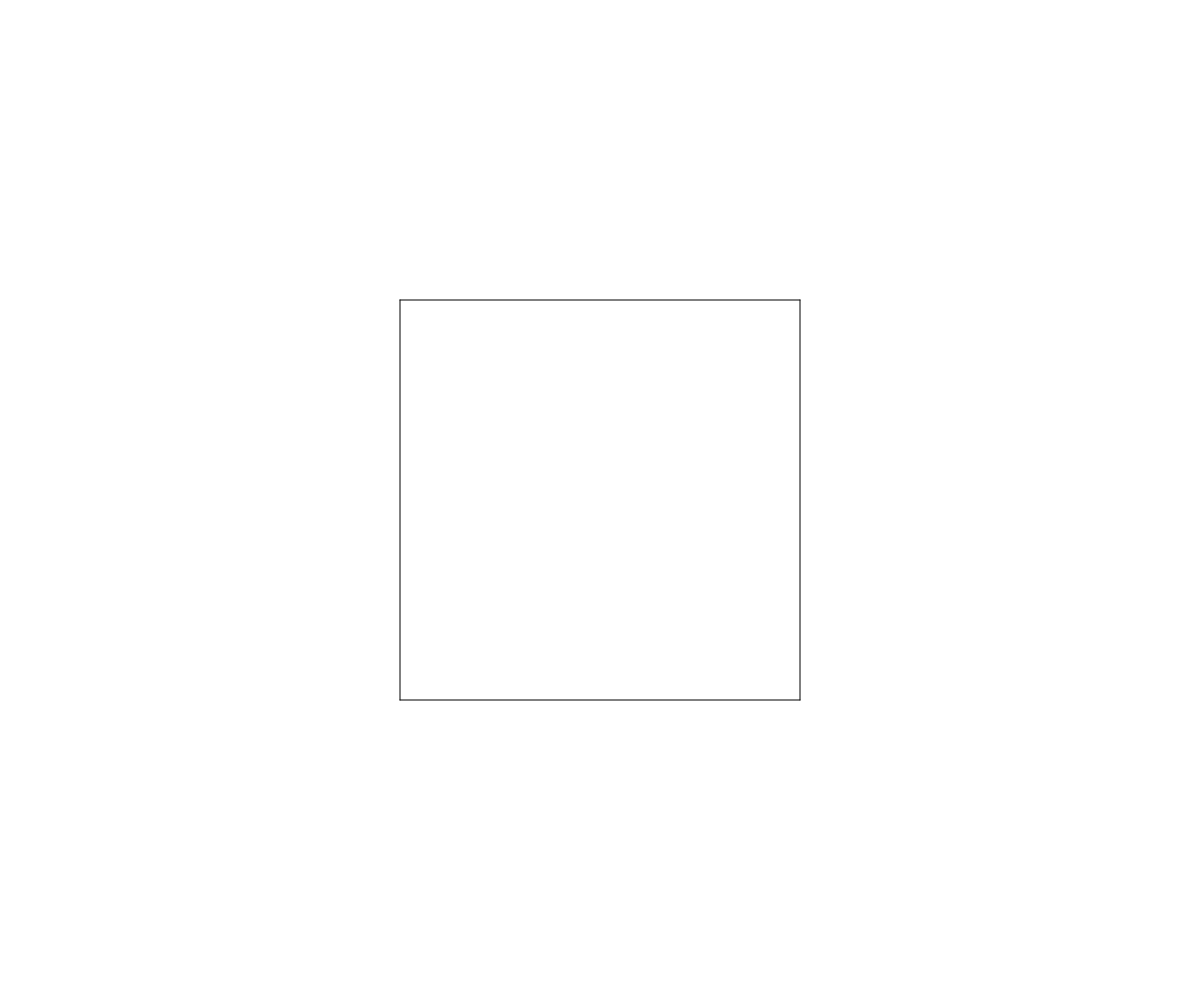
Frame 1 (no input)
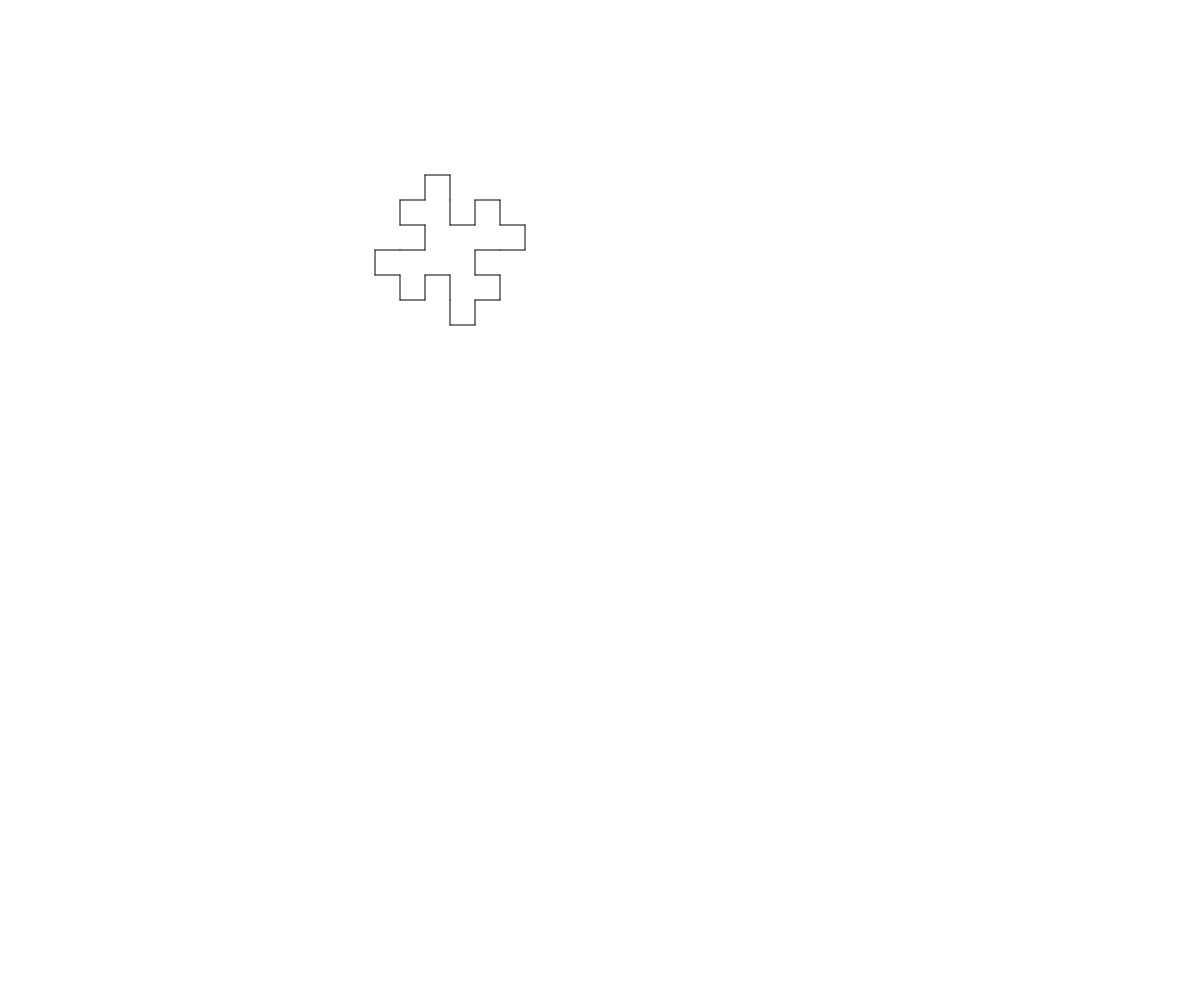
Frame 2 (the mouse pressed at the canvas centre, redrawn once)

The p5.js sketch that drew these frames (run headless with seeded random() and noise() and a simulated clock; the mouse was pressed at the canvas centre and the sketch redrawn once):

// p5.js sketch
// ── sketch.js
let ini = 'FpFpFpF';
let rep = 'FnFpFpFFnFnFpF';

let angle = 0;
let r = 4;
let base = 400;

function setup() {
  createCanvas(windowWidth, windowHeight);
  angleMode(DEGREES);
  strokeWeight(1);
  stroke(0);

  noLoop();
}

function draw() {
  background(255);

  let startx = width / 2 - 400 / 2;
  let starty = height / 2 - 400 / 2;
  for (var i = 0; i < ini.length; i++) {
    switch (ini[i]) {
      case 'F':
        let endx = startx + cos(angle)*base;
        let endy = starty + sin(angle)*base;
        line(startx, starty, endx, endy);

        startx = endx;
        starty = endy;
        break;

      case 'a':
        angle -= 60;
        break;

      case 'z':
        angle += 60;
        break;

      case 'p':
        angle += 90;
        break;
      
      case 'n':
        angle -= 90;
        break;
      
      default:
        console.log('Unknown Symbol!');
    }
  }
  base = base / r;
}

function mousePressed() {
  let newIni = '';
  for (var i = 0; i < ini.length; i++) {
    if (ini[i] == 'F') {
      // fancy term CONCATENATION
      newIni += rep;
    } else {
      newIni += ini[i];
    }
  }

  ini = newIni;
  angle = 0;
  draw();
}
